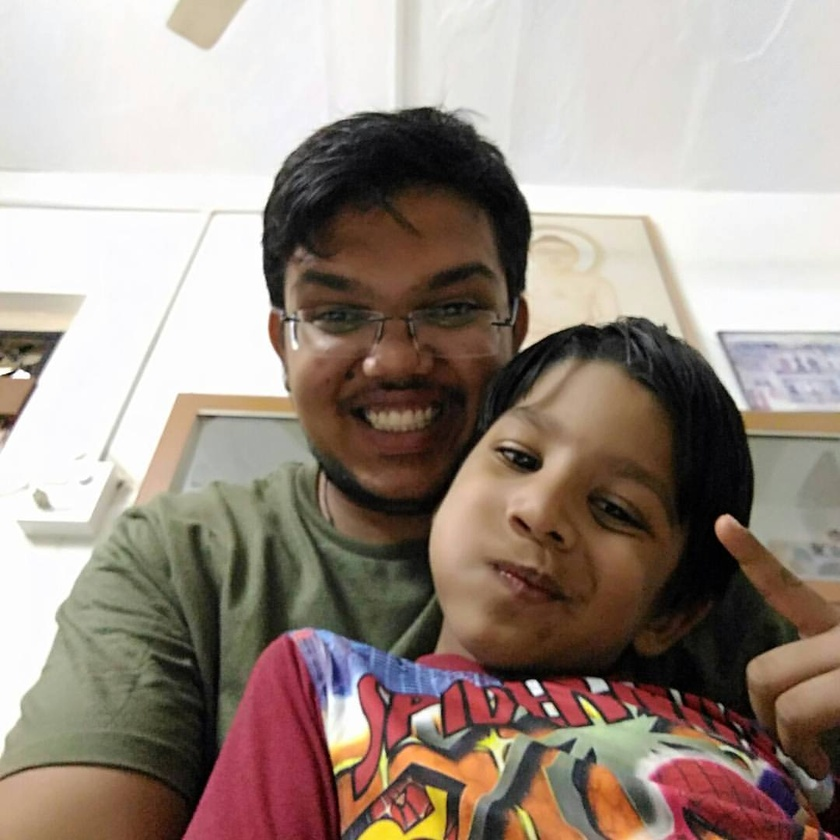
#> input picture OpenCV/img.jpg, 840 x 840 px, shrunk from 1080 x 1080 before the run
$ python 3.py
#> lines starting #> are read from the running program, lines starting #| are printed output that depends on the picture
import numpy as np
import cv2

img = cv2.imread('img.jpg',cv2.IMREAD_COLOR)
#> img is the input picture: shape (840, 840, 3); mean B, G, R 133.9, 143.6, 157.4

cv2.line(img,(0,0),(150,150),(255,5,20),15)

#cv2.rectangle(imgSource,(15,25 top left coordinates),(200,150 bottom right coordinates),(0,255,0  color),5 width)
cv2.rectangle(img,(15,25),(200,150),(0,255,0),5)

#cv2.circle(img,(100,63)"""center""",55"""radius""",(0,0,255),-1"""width for more than 1 or -1 t0 fill in""")
cv2.circle(img,(100,63),55,(0,0,255),-1)

pts=np.array([[10,5],[20,30],[70,20],[50,10]],np.int32)
cv2.polylines(img,[pts],True,(0,255,255),5)

font=cv2.FONT_HERSHEY_SIMPLEX
cv2.putText(img,'HEy yO mAn!',(0,130),font,1,(200,25,20),5,cv2.LINE_AA)
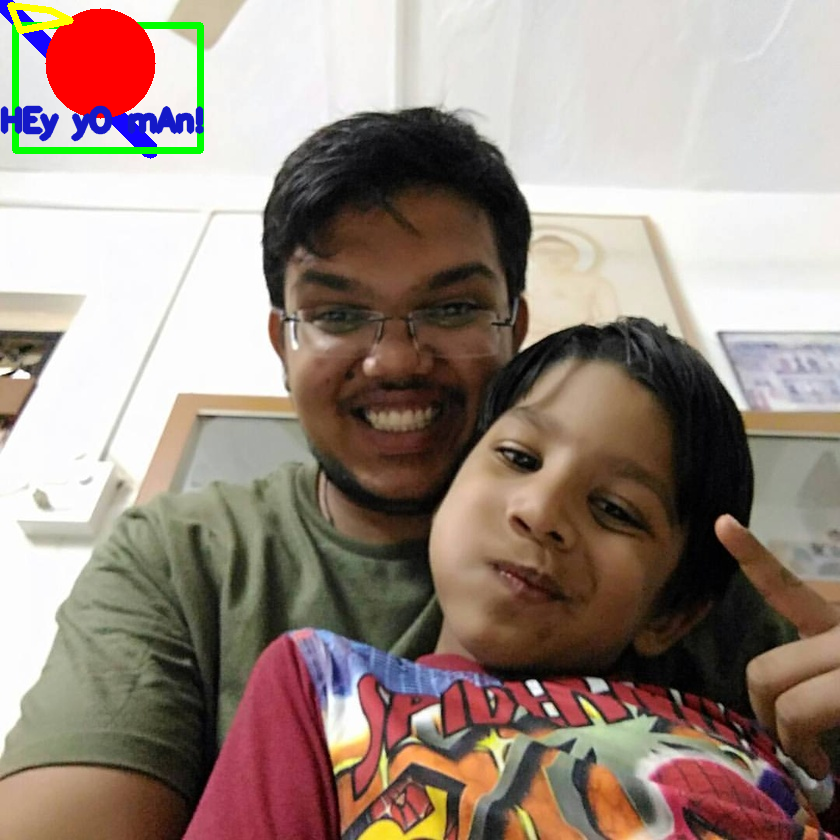
#> img: shape (840, 840, 3); mean B, G, R 129.2, 139.1, 155.1


#show image
cv2.imshow('image',img)


cv2.waitKey(0)
cv2.destroyAllWindows()

$ run again, with OpenCV/bg.jpg copied over OpenCV/img.jpg
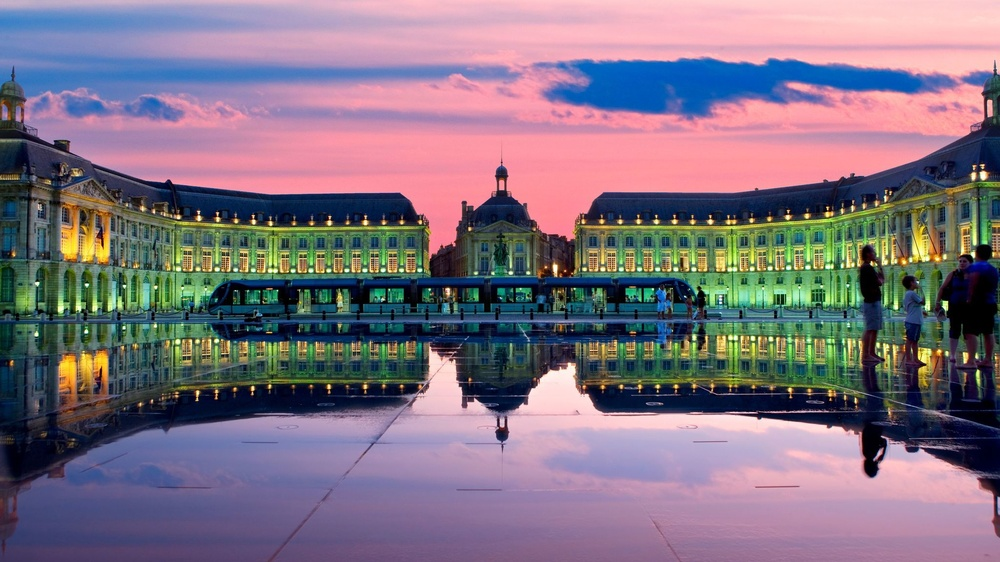
#> input picture OpenCV/bg.jpg, 1000 x 562 px, shrunk from 2048 x 1152 before the run
#> img is the input picture: shape (562, 1000, 3); mean B, G, R 128.7, 113.9, 128.1
#> `cv2.putText(img,'HEy yO mAn!',(0,130),font,1,(200,25,20),5,cv2.LINE_AA)`:
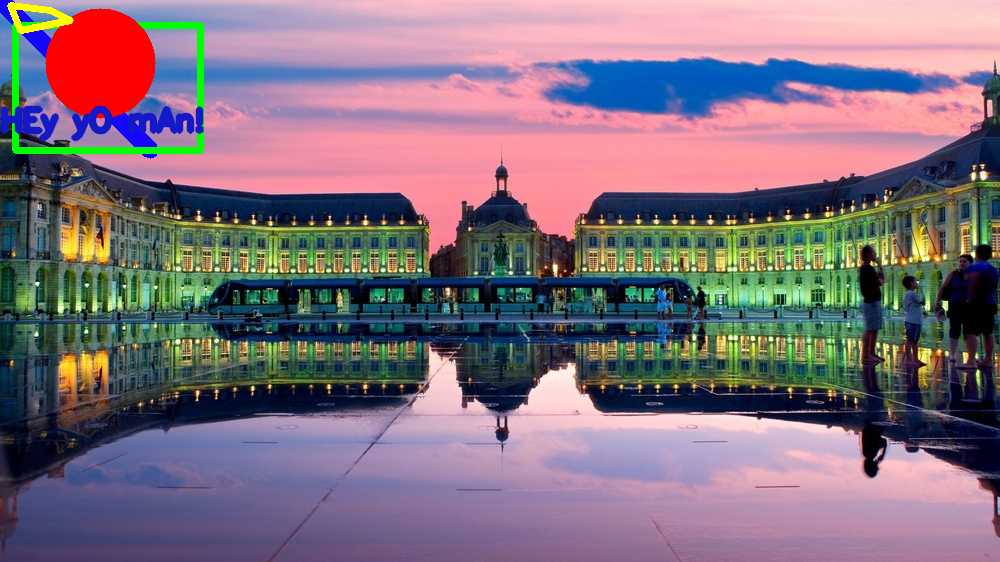
#> img: shape (562, 1000, 3); mean B, G, R 124.8, 111.9, 129
